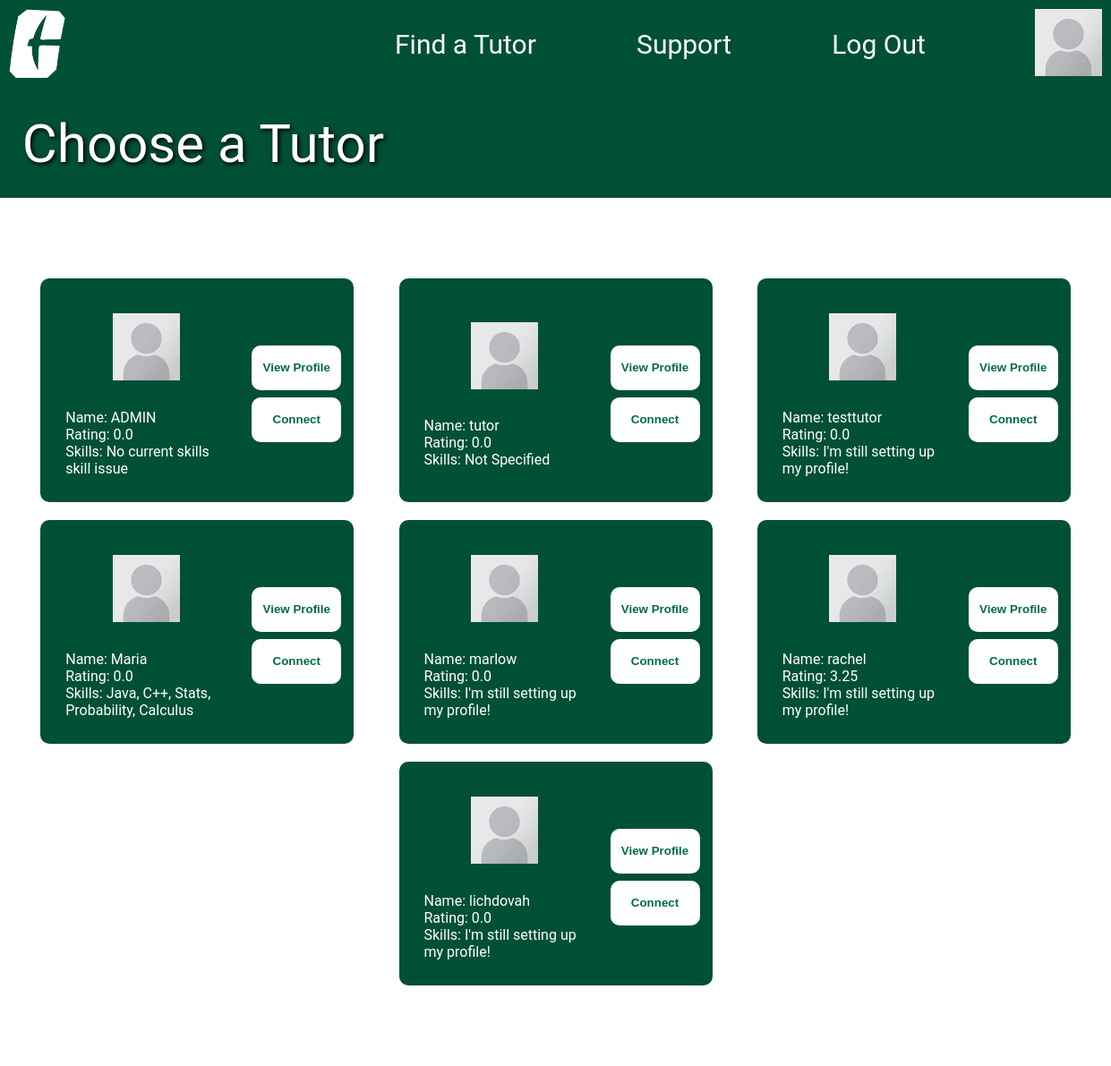
Before: /choose-a-tutor/ (signed in) with the older database file.
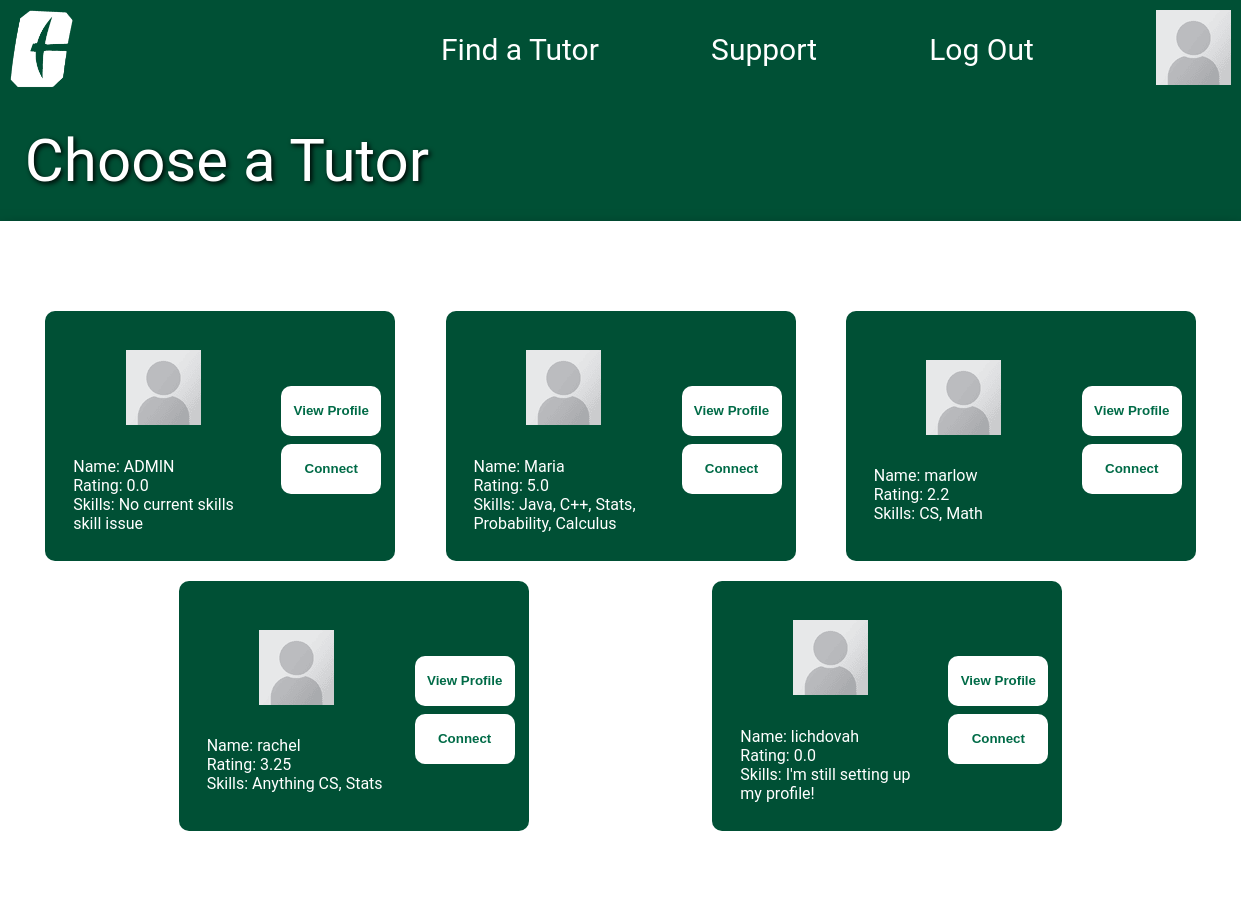
After: the same page with the newer database file.
### base/models.py (models this page shows, shortened)
class User(AbstractUser):
    email = models.EmailField(unique=True, null=True)
    bio = models.TextField(null=True, default="I'm still setting up my profile!")
    avatar = models.ImageField(null=True, default="profile-pic-placeholder.png")
    classes = models.ManyToManyField('Classes', blank=True)
    skills = models.TextField(null=True,blank=True, default="I'm still setting up my profile!")
    currentYear = models.CharField(max_length=50, null=True, blank=True, default="I'm still setting up my profile!")
    tutor = models.BooleanField(default=False)
    rating = models.FloatField(default=0.00)
    USERNAME_FIELD = 'email'
    REQUIRED_FIELDS = ['username']

### base/views.py (the view)
# urls.py: path('choose-a-tutor/', views.ChooseATutor, name='choose-a-tutor'),
@login_required(login_url='login')
def ChooseATutor(request):
    tutors = get_tutors_by_skill(request)
    context = {
        'tutors': tutors,
    }
    return render(request, 'base/choose-a-tutor.html', context)

### base/views.py (called while the page is built, shortened)
def get_tutors_by_skill(request):
    query = request.GET.get('q', '').strip()
    tutors = User.objects.all()
    return tutors

### base/templates/base/choose-a-tutor.html
{% extends 'main.html' %}
{% block content %}
<body class="choose-a-tutor">
    <p class = "title-style"">Choose a Tutor</p>
    <div class="choose-a-tutor-Body">
        {% if tutors %}
            {% for tutor in tutors %}
            <div class = "choose-a-tutor-Profile">
                <div class="tutor-card-left">
                    <div class = "choose-a-tutor-Profile-Image"><img src = "../static/images/profile-pic-placeholder.png"/></div>
                    <div class = "choose-a-tutor-Profile-Info">
                        <div class = "choose-a-tutor-Profile-Name">Name: {{tutor.username}}</div>
                        <div class = "choose-a-tutor-Profile-Rating">Rating: {{tutor.rating}}</div>
                        <div class = "choose-a-tutor-Profile-Major">Skills: {{tutor.skills|default:"Not Specified"}}</div>
                    </div>
                </div>
                <div class="tutor-card-right">
                    <div class = "choose-a-tutor-Profile-Button">
                        <a href = "{% url 'user-profile' tutor.id%}" type="submit"><input type="submit" value="View Profile" /></a>
                        <a href = "{% url 'zoom-page' %}" type="submit"><input type="submit" value="Connect" /></a>
                    </div>
                </div>
            </div>
            {% endfor %}
        {% else %}
            <div class="choose-a-tutor-no-tutors-found">
                <p>No tutors found matching your search criteria.</p>
                <p>Please try different keywords or check back later.</p>
            </div>
        {% endif %}
    </div>
</body>
{% endblock %}

### templates/main.html (shortened to what this page needs)
<!DOCTYPE html>
{% load static %}
<html lang="en">
  <head>
    <link rel="stylesheet" href="{% static 'style.css' %}" />
  </head>
  <body>
  {% include 'navbar.html' %}
  {% block content %}
  {% endblock %}
  </body>
</html>

### templates/navbar.html (shortened to what this page needs)
{% load static %}
<link rel="stylesheet" href="{% static 'style.css' %}" />
<div class="bar">
    <div class="bar-left">
        <a href="{% url 'home' %}" class="navbar-pic"><img width = "63px" height = "78px" src="{% static 'images/uncc-logo(new).png' %}"/></a>
    </div>
    <div class="bar-right">
        <a class="navbar-text" href="{% url 'tutor-finder' %}">Find a Tutor</a>
        <a href="{% url 'support' %}" class="navbar-text">Support</a>
        {% if request.user.is_authenticated %}
        <a href="{% url 'logout' %}" class="navbar-text">Log Out</a>
        {% else %}
        <a href="{% url 'login' %}" class="navbar-text">Log In</a>
        {% endif%}
        {% if request.user.is_authenticated %}
            <a class="navbar-pic" href="{% url 'user-profile' request.user.id %}"><img src="{{ user.avatar.url }}"/></a>
        {% else %}
            <a class="navbar-pic" href="{% url 'user-profile' request.user.id %}"><img src="{% static 'images/profile-pic-placeholder.png' %}"/></a>
        {% endif %}
    </div>
</div>

### static/style.css (style rules this page uses)
* { margin: 0; padding: 0; box-sizing: border-box; }
.bar { margin: 0px 0px 0px 0px; height: 100px; width: 100%; background-color: #005035; display: flex; align-items: flex-start; justify-content: space-between; }
.bar-right { width: 800px; display: flex; align-items: center; justify-content: space-between; }
.bar-left { display: flex; justify-content: flex-start; width: fit-content }
.navbar-pic { margin: 10px 10px 10px 10px; }
.navbar-text { font: 30px "roboto", sans-serif; color: white; text-decoration: none; }
.title-style { color: white; font-size: 60px; margin: 2%; text-shadow: 2px 2px 5px black; }
@media all and (min-width: 1024px) and (max-width: 1728px) { .choose-a-tutor { background-image: url("../static/images/UNCC_Background.jpeg"); background-size: cover; background-repeat: no-repeat; margin: 0; padding: 0; font-family: "Roboto", sans-serif; } }
@media all and (min-width: 1024px) and (max-width: 1728px) { .choose-a-tutor-Body { background-color: white; width: 100%; height: auto; padding: 10vh 5px 10vh 5px; display: flex; justify-content: space-evenly; align-items: flex-start; flex-direction: row; flex-wrap: wrap; box-shadow: 0px 10px 15px black; } }
@media all and (min-width: 1024px) and (max-width: 1728px) { .choose-a-tutor-Profile { display: flex; flex-direction: row; align-items: center; text-align: left; color: white; background-color: #005035; width: 40vh; height: 30vh; min-width: 350px; min-height: 250px; margin: 10px; padding: 10px; border-radius: 10px; transition: 0.3s ease-in-out; } }
@media all and (min-width: 1024px) and (max-width: 1728px) { .tutor-card-left { display: flex; flex-direction: column; align-items: center; text-align: left; padding-left: 10px; } }
@media all and (min-width: 1024px) and (max-width: 1728px) { .choose-a-tutor-Profile-Image { padding: 10%; } }
@media all and (min-width: 1024px) and (max-width: 1728px) { .choose-a-tutor-Profile-Info { padding: 1vh; } }
@media all and (min-width: 1024px) and (max-width: 1728px) { .choose-a-tutor-Profile-Major { width: 180px; } }
@media all and (min-width: 1024px) and (max-width: 1728px) { .choose-a-tutor-Profile-Button { min-width: 200px; padding: 10px 20px; } }
@media all and (min-width: 1024px) and (max-width: 1728px) { .choose-a-tutor-Profile-Button > a { text-decoration: none; } }
@media all and (min-width: 1024px) and (max-width: 1728px) { .choose-a-tutor-Profile-Button > a > input { display: flex; justify-content: space-evenly; align-items: flex-start; font-weight: bold; background-color: white; color: #006b47; border-radius: 10px; border-style: none; height: 5vh; width: 10vh; min-height: 50px; min-width: 100px; margin-top: 1vh; cursor: pointer; transition: 0.3s ease-in-out; } }

### templates/main.html (style rules this page uses)
body { background-color: #005035; }

Changed rows visible on the page:
removed User: username "tutor", rating "0.0", skills "Not Specified"
removed User: username "testtutor", rating "0.0", skills "I'm still setting up my profile!"
changed User "Maria": rating "0.0" → "5.0"
changed User "marlow": rating "0.0" → "2.2"; skills "I'm still setting up my profile!" → "CS, Math"
changed User "rachel": skills "I'm still setting up my profile!" → "Anything CS, Stats"
